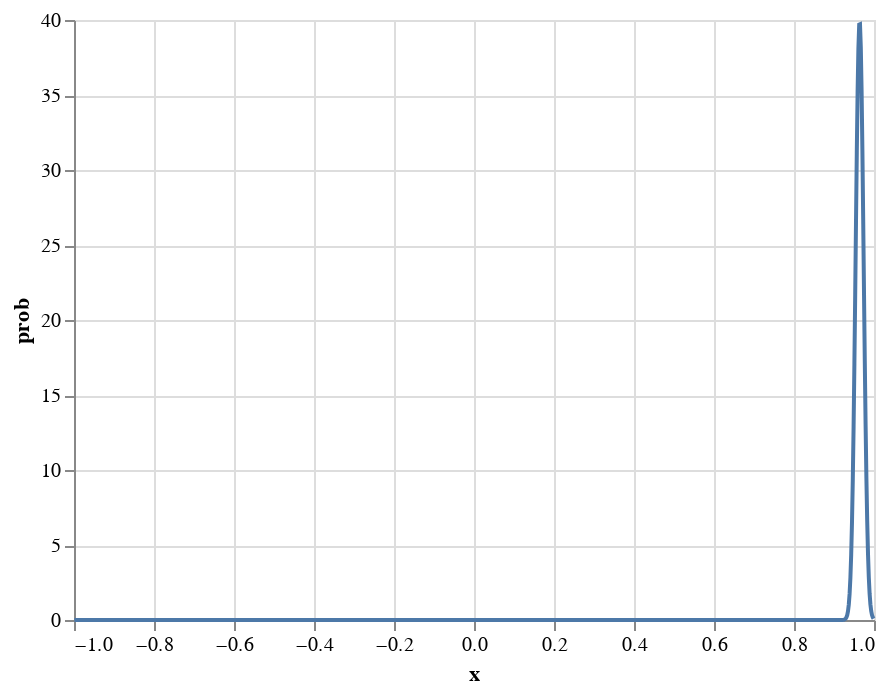

The notebook cell saved with this chart:
### Code cell
render_dist(SquashedMeanTruncatedNormal(2, 0.01, -1, 1))

### Figure 1 — Vega-Lite specification as saved in the notebook (floating-point values rounded to 4 significant figures; data arrays with more than 128 entries replaced by an {"elided": "..."} marker saying what was removed)
{"config": {"view": {"continuousWidth": 400, "continuousHeight": 300}}, "data": {"name": "data-23ff24163913d325b5266e1f2b7fd05e"}, "mark": "line", "encoding": {"x": {"type": "quantitative", "field": "x"}, "y": {"type": "quantitative", "field": "prob"}}, "$schema": "https://vega.github.io/schema/vega-lite/v4.8.1.json", "datasets": {"data-23ff24163913d325b5266e1f2b7fd05e": {"elided": "1000 records"}}}
